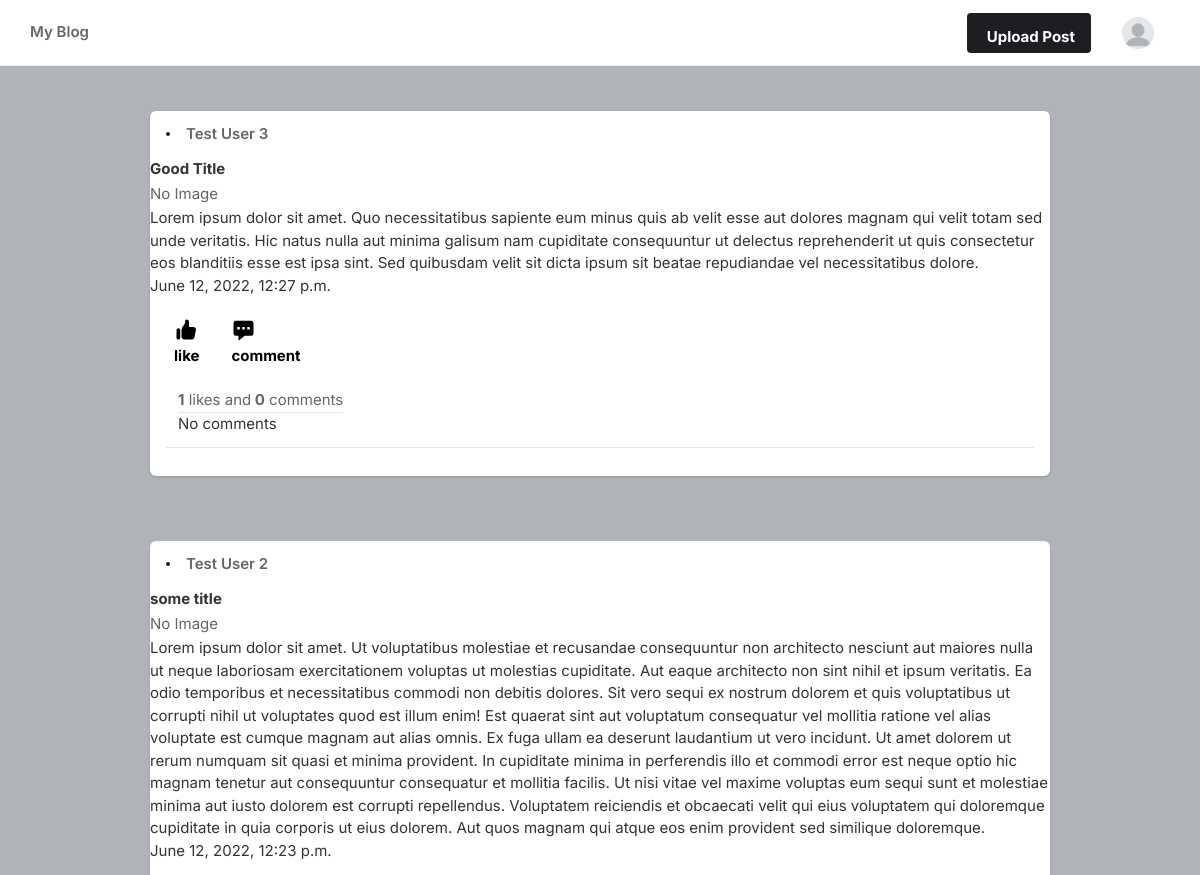
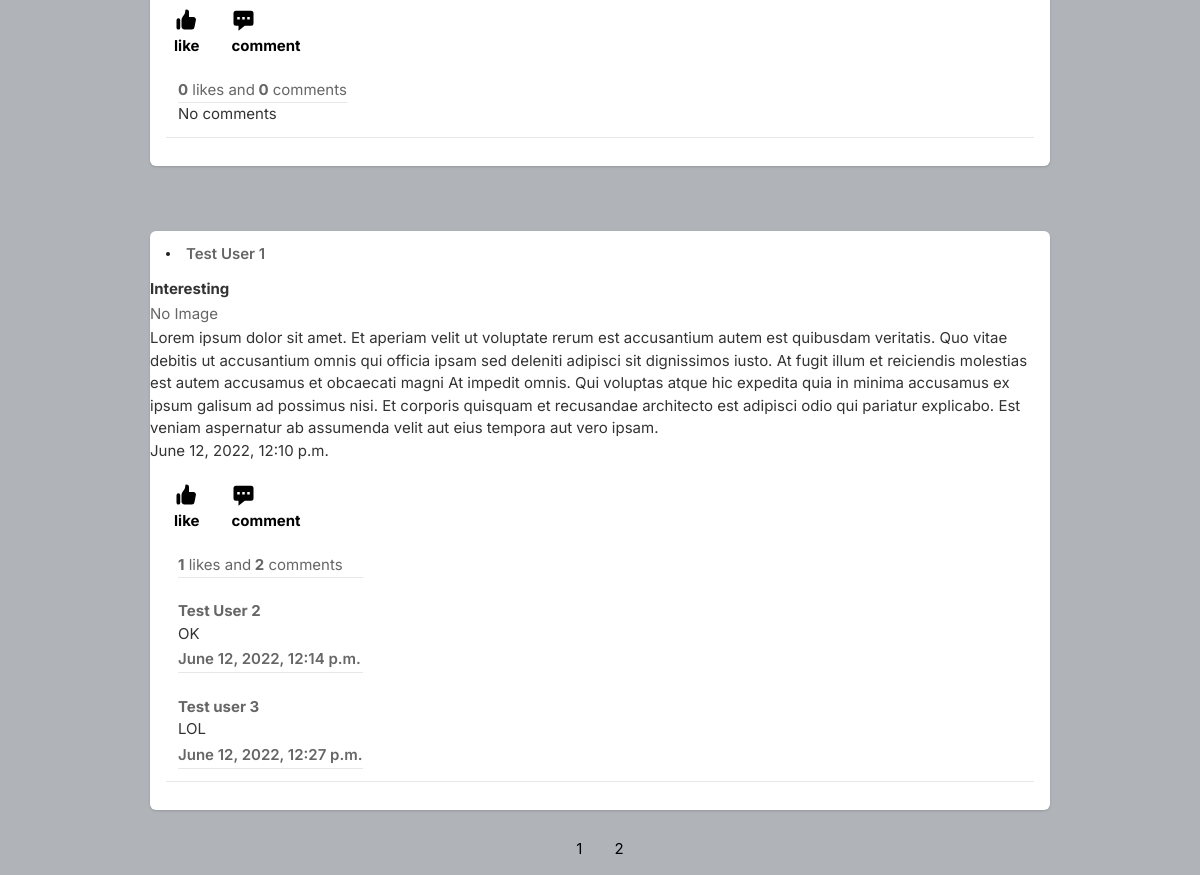
Before: /main/ (signed in) with the older database file (2 pictures, top to bottom).
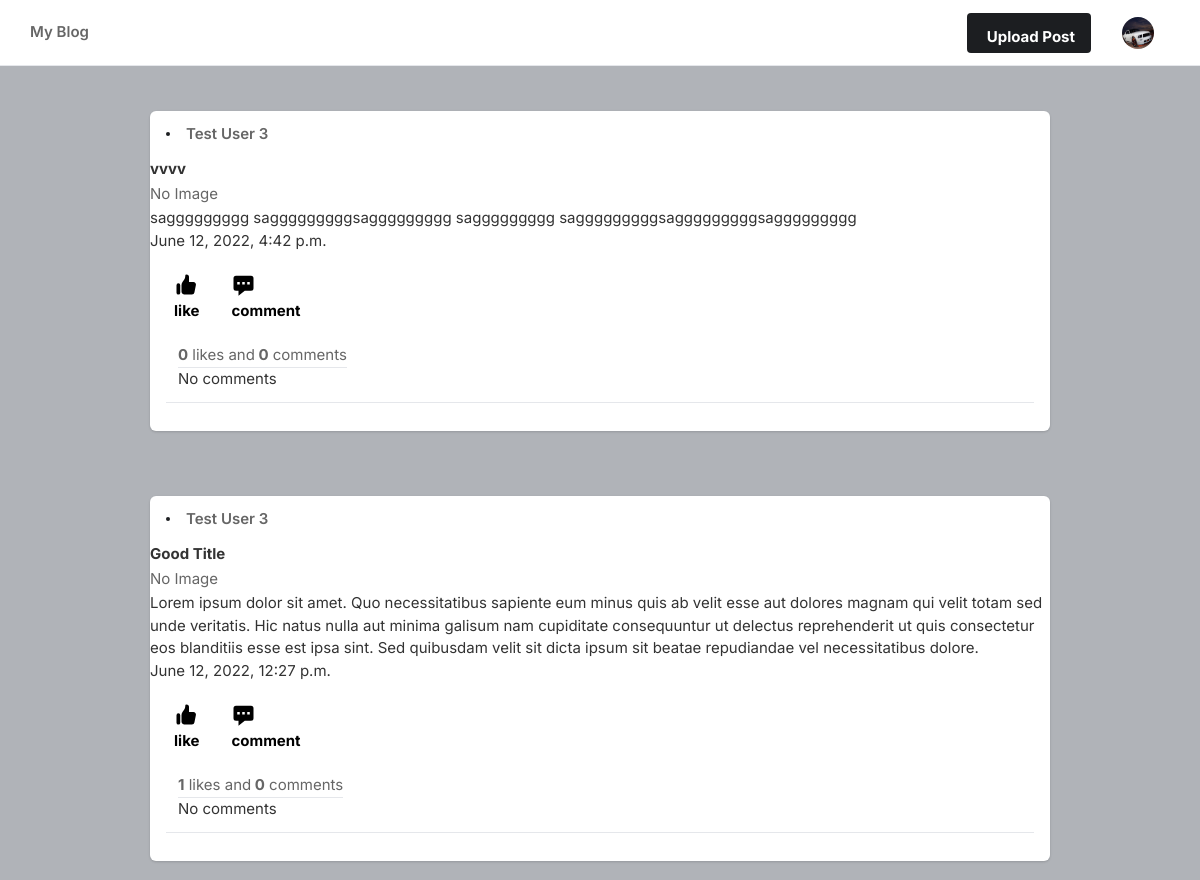
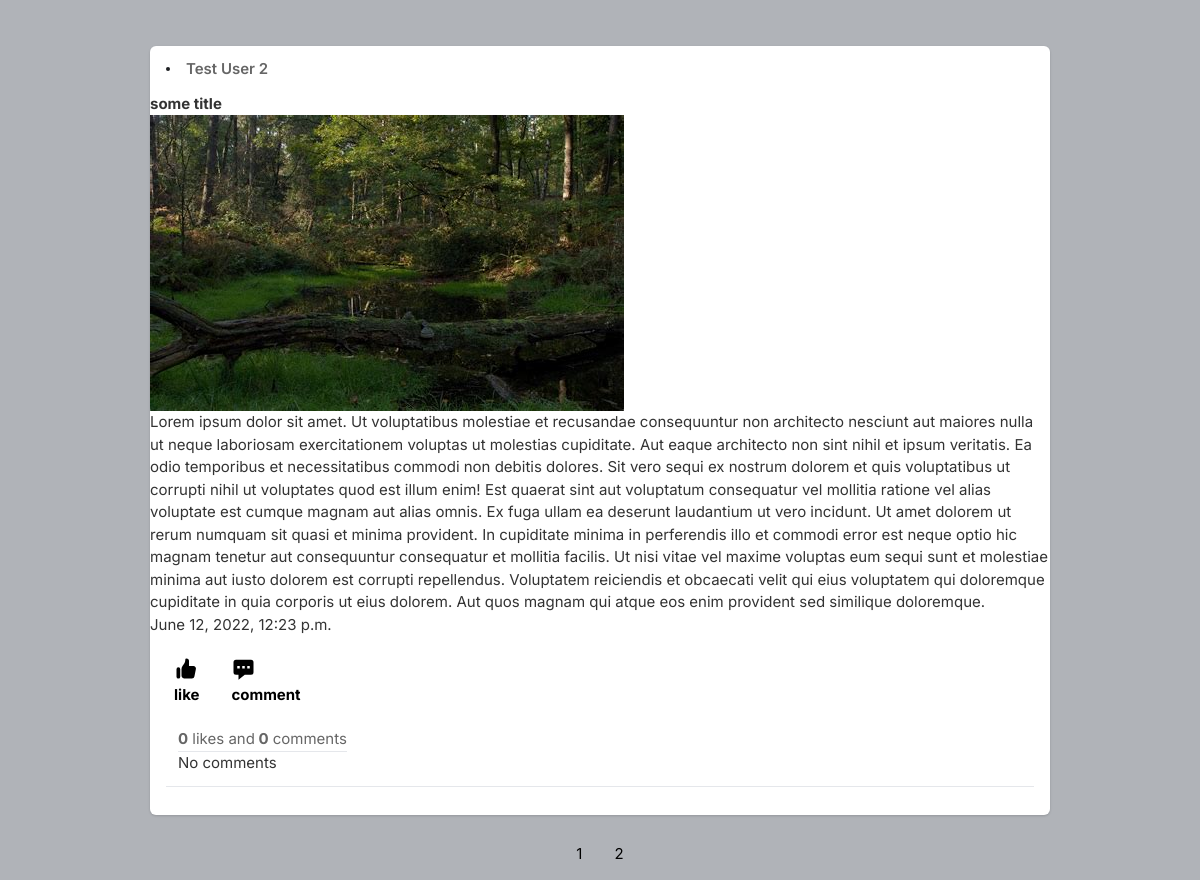
After: the same page with the newer database file (2 pictures, top to bottom).
### mainapp/models.py (models this page shows, shortened)
class Post(models.Model):
    title = models.CharField(max_length=255)
    text = models.TextField()
    image = models.ImageField(upload_to='images',
                              validators=[validate_file_size],
                              null=True, blank=True)
    created_at = models.DateTimeField(auto_now_add=True)
    number_of_likes = models.IntegerField(default=0, null=True, blank=True)
    author = models.ForeignKey(
        user, on_delete=models.CASCADE)

class Comment(models.Model):
    post = models.ForeignKey(Post, on_delete=models.CASCADE,
                             related_name='comments', default=0, null=True, blank=True)
    text = models.TextField()
    commented_at = models.DateTimeField(auto_now_add=True)
    author = models.ForeignKey(user, on_delete=models.CASCADE)

class Profile(models.Model):
    firstname = models.CharField(max_length=255)
    lastname = models.CharField(max_length=255)
    profile_picture = models.ImageField(upload_to='images',
                                        validators=[validate_file_size],
                                        null=True, blank=True)
    location = models.CharField(
        max_length=255, default='-', null=True, blank=True)
    bio = models.CharField(max_length=255, default='-', null=True, blank=True)
    user = models.ForeignKey(user, on_delete=models.CASCADE)

### mainapp/views.py (the view)
# urls.py: path('main/', MainView.as_view(), name='main'),
class MainView(LoginRequiredMixin, ListView):
    template_name = 'main.html'
    login_url = '/login/'
    queryset = Post.objects.all()
    context_object_name = 'posts'
    paginate_by = 3
    ordering = ['-created_at']
    def get_context_data(self, **kwargs):
        context = super().get_context_data(**kwargs)
        context['user_image'] = Profile.objects.get(user=self.request.user)
        return context

### templates/main.html (shortened to what the changed rows need)
{% load static %}
<!DOCTYPE html>
<html lang="en">
<head>
    <link rel="stylesheet" href="{% static 'assets/css/icons.css' %}">
    <link rel="stylesheet" href="{% static 'assets/css/uikit.css' %}">
    <link rel="stylesheet" href="{% static 'assets/css/style.css' %}">
    <link rel="stylesheet" href="{% static 'assets/css/tailwind.css' %}">
</head>
<body>
            <header>
                <div class="header_inner">
                    <div class="right-side lg:pr-4">
                        <a href="/create_post/"
                            class="bg-pink-500 flex font-bold hidden hover:bg-pink-600 hover:text-white inline-block items-center lg:block max-h-10 mr-4 px-4 py-2 rounded shado text-white">
                              Upload Post
                    </a>
                        {% if user_image.profile_picture %}
                        <img
                          src="{{user_image.profile_picture.url}}"
                          class="header-avatar"
                          alt="">
                        {% else %}
                        <img
                          src="{% static 'images/blank-profile-picture.png' %}"
                          class="header-avatar"
                          alt="">
                        {% endif %}
                    </div>
                </div>
            </header>
            {% for p in posts %}
            <div class="container m-auto">
                    <div class="space-y-5 flex-shrink-5 lg:w-7/20">
                        <div class="bg-white shadow rounded-md  -mx-2 lg:mx-0">
                            <div class="flex justify-between items-center px-4 py-3">
                                <div class="flex flex-1 items-center space-x-4">
                                        <div class="bg-gradient-to-tr from-yellow-600 to-pink-600 p-0.5 rounded-full">
                                        </div>
                                    <a href="/profile?user_pk={{p.author.pk}}"
                                    <span class="block capitalize font-semibold "> {{p.author}} </span>
                                </a>
                                </div>
                            </div>
                            <div uk-lightbox>
                                <h2><strong>{{p.title}}</strong></h2>
                                {% if p.image %}
                                <img src="{{p.image.url}}"></img>
                                {% else %}
                                <p>No Image</p>
                                {% endif %}
                                <h1>{{p.text}}</h1>
                                <h1>{{p.created_at}}</h1>
                            </div>
                            <div class="py-3 px-4 space-y-3">
                                <div class="flex space-x-4 lg:font-bold">
                                    <a href="/like_post?post_id={{p.pk}}" class="flex items-center space-x-2">
                                        <div class="p-2 rounded-full text-black">
                                            <p>like</p>
                                        </div>
                                    </a>
                                    <a href="/comment/?post_id={{p.pk}}" class="flex items-center space-x-2">
                                        <div class="p-2 rounded-full text-black">
                                            <svg xmlns="http://www.w3.org/2000/svg" viewBox="0 0 20 20" fill="currentColor" width="25" height="25" class="">
                                                <path fill-rule="evenodd" d="M18 5v8a2 2 0 01-2 2h-5l-5 4v-4H4a2 2 0 01-2-2V5a2 2 0 012-2h12a2 2 0 012 2zM7 8H5v2h2V8zm2 0h2v2H9V8zm6 0h-2v2h2V8z" clip-rule="evenodd" />
                                            </svg>
                                            <p>comment</p>
                                        </div>
                                    </a>
                                </div>
                                <div class="flex items-center space-x-3">
                                    <div class="">
                                         <strong>{{p.number_of_likes}}</strong> likes and<strong>
                                             {{p.comments.count}}</strong> comments
                                             <hr>
                                             {% if not p.comments.all %}
                                             <h2>No comments</h2>
                                             {% else %}
                                             {% for comment in p.comments.all %}
                                             <br>
                                             <strong>{{comment.author}}</strong>
                                             <br>
                                             <h2>{{comment.text}}</h2>
                                             <p class="font-semibold">{{comment.commented_at}}</p>
                                             <hr>
                                             {% endfor %}
                                             {% endif %}
                                            </div>
                                        </div>
                                        <div class="border-t pt-4 space-y-4 ">
                                        </div>
                                    </div>
                                </div>
                                {% endfor %}
                <div class="center">
                    <div class="pagination">
                        <ul>
                            {% for p in paginator.page_range %}
                            <a href="?page={{ p }}">{{ p }}</a>
                            {% endfor %}
                        </ul>
                    </div>
                </div>
</body>
</html>

Changed rows visible on the page:
no longer on this page (row unchanged): Post: author "Test User 1", title "Interesting", image "No Image", text "Lorem ipsum dolor sit amet. Et aperiam velit ut voluptate rerum est accusantium autem est quibusdam veritatis. Quo vitae debitis ut accusantium omnis qui officia ipsam sed deleniti adipisci sit dignissimos iusto. At fugit illum et reiciendis molestias est autem accusamus et obcaecati magni At impedit omnis. Qui voluptas atque hic expedita quia in minima accusamus ex ipsum galisum ad possimus nisi. Et corporis quisquam et recusandae architecto est adipisci odio qui pariatur explicabo. Est veniam aspernatur ab assumenda velit aut eius tempora aut vero ipsam.", created_at "June 12, 2022, 12:10 p.m.", number_of_likes "1", comments.count "2"
no longer on this page (row unchanged): Comment: author "Test User 2", text "OK", commented_at "June 12, 2022, 12:14 p.m."
no longer on this page (row unchanged): Comment: author "Test user 3", text "LOL", commented_at "June 12, 2022, 12:27 p.m."
now on this page (row edited): Profile: profile_picture (picture)
added Post: author "Test User 3", title "vvvv", image "No Image", text "saggggggggg sagggggggggsaggggggggg saggggggggg sagggggggggsagggggggggsaggggggggg", created_at "June 12, 2022, 4:42 p.m.", number_of_likes "0", comments.count "0", shows "No comments"
changed Post "some title": image: picture added; no longer shows "No Image"
